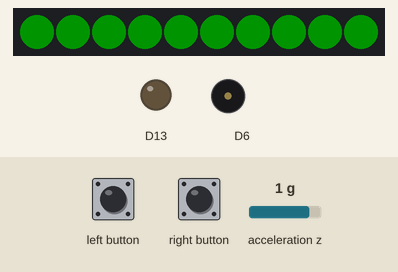
A sketch run on a simulated Adafruit Circuit Playground Express. Shown: 10 RGB LEDs in strip order, left to right, output pins drawn as LEDs (lit = HIGH), buzzer (waves = sounding). The inputs (shaded band) are chosen by the test bench; at power-on: acceleration z 1 g. Dim RGB values are drawn brighter than linear.

Above: at 1.2 s.
1.3 s: acceleration z set to -0.8 g
At 2.3 s:
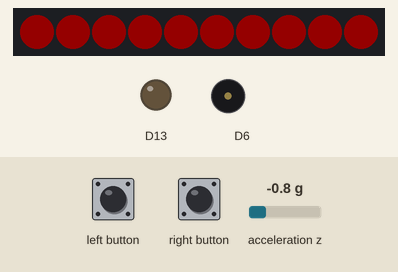
4.3 s: left button pressed for 1 s
At 4.85 s:
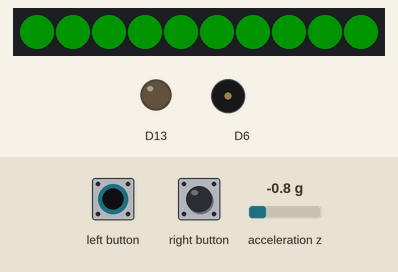
6.9 s: right button pressed for 0.15 s
At 7.8 s:
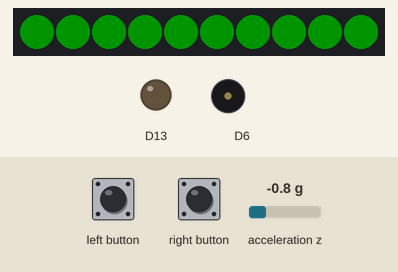
8.7 s: right button pressed for 3.2 s
At 8.85 s:
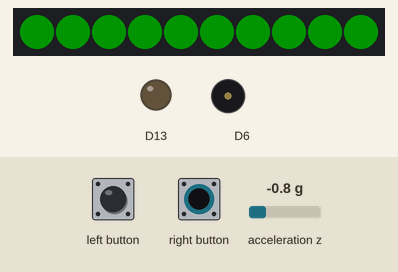
13.4 s: left button pressed for 3.2 s
At 17.0 s:
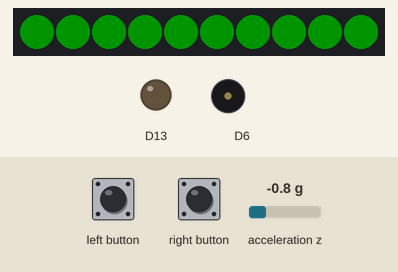
Timing chart, 0 to 18.5 s (numbered marks = the images above; inputs shaded):
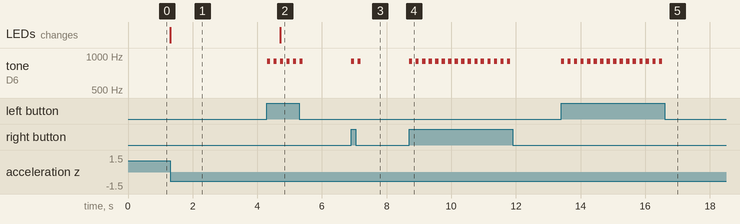

Measured:
- after the input at 1.3 s, the LEDs: change at once (image 1)
- after the input at 4.3 s, the LEDs: change after 0.41 s (image 2)
- after the input at 6.9 s, tone on D6: alternates 900 Hz for 0.10 s and silent for 0.10 s, 4 changes in all, then stays silent, starting at once
- after the input at 8.7 s, tone on D6: alternates 900 Hz for 0.10 s and silent for 0.10 s, 32 changes in all, then stays silent, starting at once
- after the input at 13.4 s, tone on D6: alternates 900 Hz for 0.10 s and silent for 0.10 s, 32 changes in all, then stays silent, starting at once
- by itself, tone on D6: alternates 900 Hz for 0.10 s and silent for 0.10 s, 12 changes in all, then stays silent

The sketch:

IAT_320_Slouch_Detector.ino
```cpp
// (licence header left out)
#include <Adafruit_CircuitPlayground.h>

#define SLOUCH_ANGLE        10.0      // allowable slouch angle (deg)
#define SLOUCH_TIME         3000      // allowable slouch time (secs)
#define GRAVITY             9.80665   // standard gravity (m/s^s)
#define RAD2DEG             52.29578  // convert radians to degrees

float currentAngle;
float targetAngle;
unsigned long slouchStartTime;
bool slouching;

///////////////////////////////////////////////////////////////////////////////
void setup() {
  // Initialize Circuit Playground
  CircuitPlayground.begin();

  // Initialize target angle to zero.
  targetAngle = 0;
}

///////////////////////////////////////////////////////////////////////////////
void loop() {
  // Compute current angle
  currentAngle = RAD2DEG * asin(-CircuitPlayground.motionZ() / GRAVITY);

  // Set target angle on button press
  if ((CircuitPlayground.leftButton()) || (CircuitPlayground.rightButton())) {
    targetAngle = currentAngle;
    CircuitPlayground.playTone(900,100);
    delay(100);
    CircuitPlayground.playTone(900,100);
    delay(100);
  }

  // Check for slouching
  if (currentAngle - targetAngle > SLOUCH_ANGLE) {
    if (!slouching) slouchStartTime = millis();
    slouching = true;

        //Notifiying Colour
          CircuitPlayground.setPixelColor(0, 255,0,0);
          CircuitPlayground.setPixelColor(1, 255,0,0);
          CircuitPlayground.setPixelColor(2, 255,0,0);
          CircuitPlayground.setPixelColor(3, 255,0,0);
          CircuitPlayground.setPixelColor(4, 255,0,0);

          CircuitPlayground.setPixelColor(5, 255,0,0);
          CircuitPlayground.setPixelColor(6, 255,0,0);
          CircuitPlayground.setPixelColor(7, 255,0,0);
          CircuitPlayground.setPixelColor(8, 255,0,0);
          CircuitPlayground.setPixelColor(9, 255,0,0);

  } else {
    slouching = false;

      //Notifiying Colour
        CircuitPlayground.setPixelColor(0, 0,255,0);
        CircuitPlayground.setPixelColor(1, 0,255,0);
        CircuitPlayground.setPixelColor(2, 0,255,0);
        CircuitPlayground.setPixelColor(3, 0,255,0);
        CircuitPlayground.setPixelColor(4, 0,255,0);

        CircuitPlayground.setPixelColor(5, 0,255,0);
        CircuitPlayground.setPixelColor(6, 0,255,0);
        CircuitPlayground.setPixelColor(7, 0,255,0);
        CircuitPlayground.setPixelColor(8, 0,255,0);
        CircuitPlayground.setPixelColor(9, 0,255,0);
  }

  // If we are slouching
  if (slouching) {
    // Check how long we've been slouching
    if (millis() - slouchStartTime > SLOUCH_TIME) {

      // Play a tone
      CircuitPlayground.playTone(800, 500);


    }
  }
}
```
